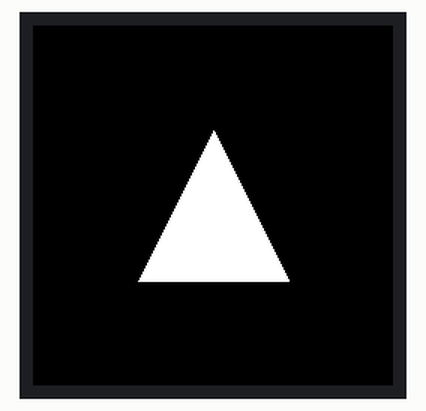
Bench run of a program on a simulated Raspberry Pi Pico running MicroPython. Shown: 240×240 colour display. Library files of the repository ran but are not shown: LCD_1inch28.py. At 0.3 s the program stops and its outputs stay as they are.

Above: at 0.3 s.

The program:

03-draw-triangle..py
```python
from utime import localtime, sleep
from LCD_1inch28 import LCD_1inch28
from array import array
import math

LCD = LCD_1inch28()
white = 0xffff


CENTER = 120
# draw readability variables
ON = 1 # white
OFF = 0 # black
NO_FILL = 0 # just the border is drawn
FILL = 1 # all pixels within the polygon are drawn

LCD.fill(LCD.black)

# distance from the center to the tip of the traiangle
d = 50

my_array = array('B', [CENTER-d,CENTER+d, CENTER,CENTER-d, CENTER+d,CENTER+d])
LCD.poly(0,0, my_array, white, FILL)
LCD.show()
```
